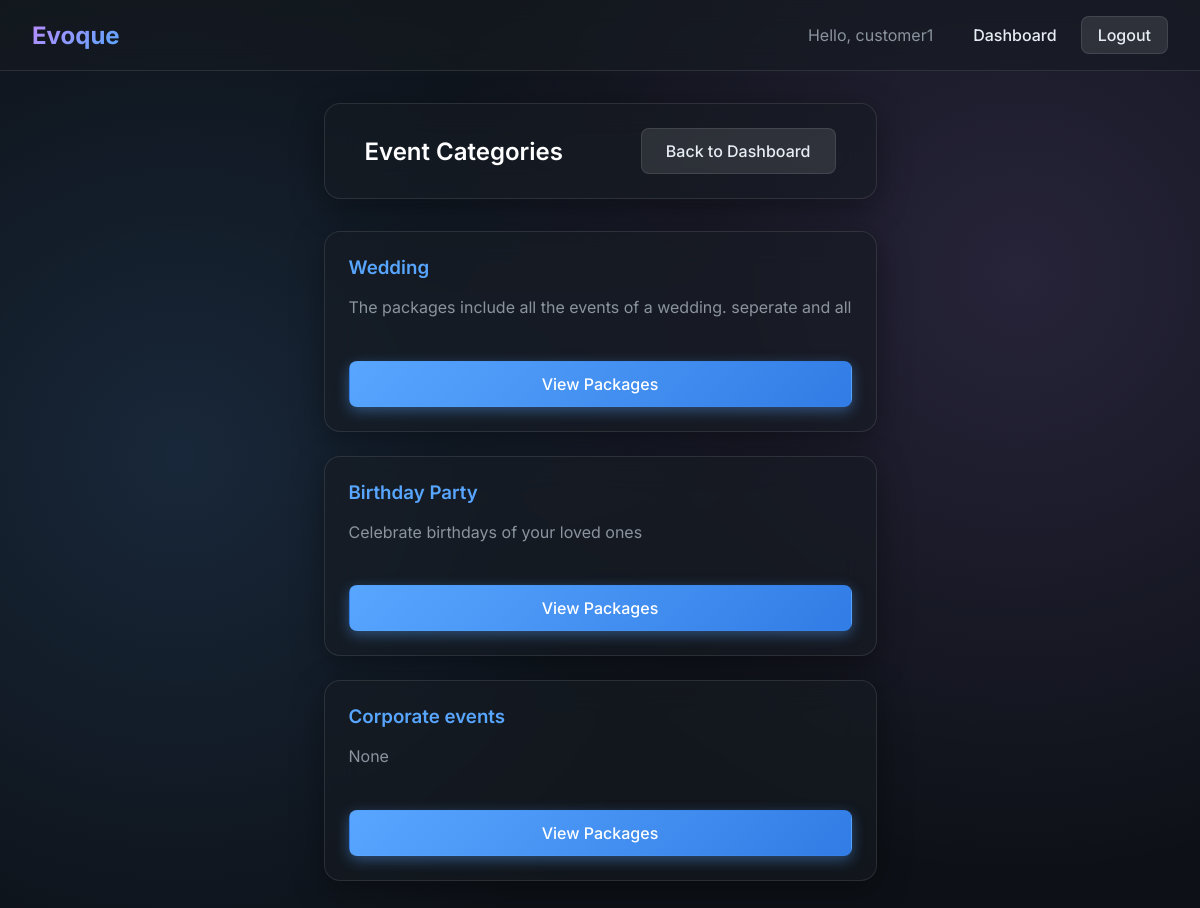
/customer/categories/ (signed in), run on the app's committed database.
### core/models.py (models this page shows, shortened)
class Category(models.Model):
    name = models.CharField(max_length=100, unique=True)
    description = models.TextField(blank=True, null=True)
    status = models.BooleanField(default=True)

### core/views.py (the view)
# urls.py: path('customer/categories/', views.categoriesListView, name='categoryList'),
@login_required
def categoriesListView(request):
    categories=Category.objects.filter(status=True)
    return render(request, 'categoryList.html', {'categories':categories})

### core/templates/categoryList.html (shortened to what this page needs)
{% extends 'base.html' %}
{% block content %}
<div class="glass-panel" style="margin-bottom: 2rem; padding: 1.5rem 2.5rem; display: flex; justify-content: space-between; align-items: center;">
    <h2 style="margin: 0;">Event Categories</h2>
    <a href="{% url 'customerDashboard' %}" class="btn btn-secondary">Back to Dashboard</a>
</div>
<div style="display: grid; grid-template-columns: repeat(auto-fill, minmax(300px, 1fr)); gap: 1.5rem;">
    {% for c in categories %}
    <div class="glass-panel" style="padding: 1.5rem; display: flex; flex-direction: column; justify-content: space-between;">
        <div>
            <h3 style="color: var(--primary-accent);">{{ c.name }}</h3>
            <p>{{ c.description }}</p>
        </div>
        <div style="margin-top: 1.5rem;">
            <a href="{% url 'packageList' c.id %}" class="btn btn-primary btn-block">View Packages</a>
        </div>
    </div>
    {% empty %}
    <div class="glass-panel" style="grid-column: 1 / -1; text-align: center;">
        <p>No categories available at the moment.</p>
    </div>
    {% endfor %}
</div>
{% endblock %}

### core/templates/base.html (shortened to what this page needs)
<!DOCTYPE html>
<html lang="en">
<head>
    {% load static %}
    <link rel="stylesheet" href="{% static 'css/styles.css' %}">
</head>
<body>
    <nav class="navbar">
        <a href="/" class="navbar-brand">Evoque</a>
        <div class="nav-links">
            {% if request.user.is_authenticated %}
                <span style="color: var(--text-muted); margin-right: 1rem;">Hello, {{ request.user.username }}</span>
                {% if request.user.is_superuser %}
                    <a href="{% url 'adminDashboard' %}">Admin Dashboard</a>
                {% elif request.user.userprofile.role == 'CUSTOMER' %}
                    <a href="{% url 'customerDashboard' %}">Dashboard</a>
                {% elif request.user.userprofile.role == 'PROVIDER' %}
                    <a href="{% url 'providerDashboard' %}">Dashboard</a>
                {% endif %}
                <a href="{% url 'logout' %}" class="btn btn-secondary" style="padding: 0.5rem 1rem;">Logout</a>
            {% else %}
                <a href="{% url 'login' %}">Login</a>
                <a href="{% url 'customerRegister' %}" class="btn btn-primary" style="padding: 0.5rem 1rem;">Sign Up</a>
            {% endif %}
        </div>
    </nav>
    <div class="container">
        {% block content %}{% endblock %}
    </div>
</body>
</html>

### static/css/styles.css (style rules this page uses)
:root { --bg-color: #0d1117; --text-color: #e6edf3; --text-muted: #8b949e; --primary-accent: #58a6ff; --secondary-accent: #bc8cff; --success: #2ea043; --danger: #f85149; --glass-bg: rgba(22, 27, 34, 0.6); --glass-border: rgba(255, 255, 255, 0.1); --glass-shadow: 0 8px 32px 0 rgba(0, 0, 0, 0.37); --font-family: 'Inter', sans-serif; }
* { box-sizing: border-box; margin: 0; padding: 0; }
body { font-family: var(--font-family); background-color: var(--bg-color); color: var(--text-color); min-height: 100vh; display: flex; flex-direction: column; background-image: radial-gradient(circle at 15% 50%, rgba(88, 166, 255, 0.15) 0%, transparent 50%), radial-gradient(circle at 85% 30%, rgba(188, 140, 255, 0.15) 0%, transparent 50%); background-attachment: fixed; }
.container { max-width: 1200px; margin: 0 auto; padding: 2rem; flex-grow: 1; display: flex; flex-direction: column; }
.glass-panel { background: var(--glass-bg); backdrop-filter: blur(16px); -webkit-backdrop-filter: blur(16px); border: 1px solid var(--glass-border); border-radius: 16px; box-shadow: var(--glass-shadow); padding: 2.5rem; transition: transform 0.3s ease, box-shadow 0.3s ease; }
h1, h2, h3, h4, h5, h6 { font-weight: 600; margin-bottom: 1rem; color: #ffffff; }
p { color: var(--text-muted); line-height: 1.6; margin-bottom: 1rem; }
a { color: var(--primary-accent); text-decoration: none; transition: color 0.2s ease, text-shadow 0.2s ease; }
.btn { display: inline-block; font-weight: 500; text-align: center; white-space: nowrap; vertical-align: middle; cursor: pointer; border: 1px solid transparent; padding: 0.75rem 1.5rem; font-size: 1rem; border-radius: 8px; transition: all 0.2s ease-in-out; font-family: var(--font-family); text-decoration: none; }
.btn-primary { color: #ffffff; background: linear-gradient(135deg, var(--primary-accent) 0%, #317ce5 100%); box-shadow: 0 4px 14px rgba(88, 166, 255, 0.4); }
.btn-secondary { color: var(--text-color); background: rgba(255, 255, 255, 0.1); border: 1px solid var(--glass-border); }
.btn-block { display: block; width: 100%; }
.navbar { display: flex; justify-content: space-between; align-items: center; padding: 1rem 2rem; background: var(--glass-bg); backdrop-filter: blur(12px); border-bottom: 1px solid var(--glass-border); position: sticky; top: 0; z-index: 1000; }
.navbar-brand { font-size: 1.5rem; font-weight: 700; background: linear-gradient(135deg, var(--secondary-accent), var(--primary-accent)); -webkit-background-clip: text; -webkit-text-fill-color: transparent; text-decoration: none; }
.nav-links { display: flex; gap: 1.5rem; align-items: center; }
.nav-links a { color: var(--text-color); font-weight: 500; }

### data on the page
Category: name "Wedding", description "The packages include all the events of a wedding. seperate and all"
Category: name "Birthday Party", description "Celebrate birthdays of your loved ones"
Category: name "Corporate events", description "None"

### other printed values
{{ request.user.username }} "customer1"
